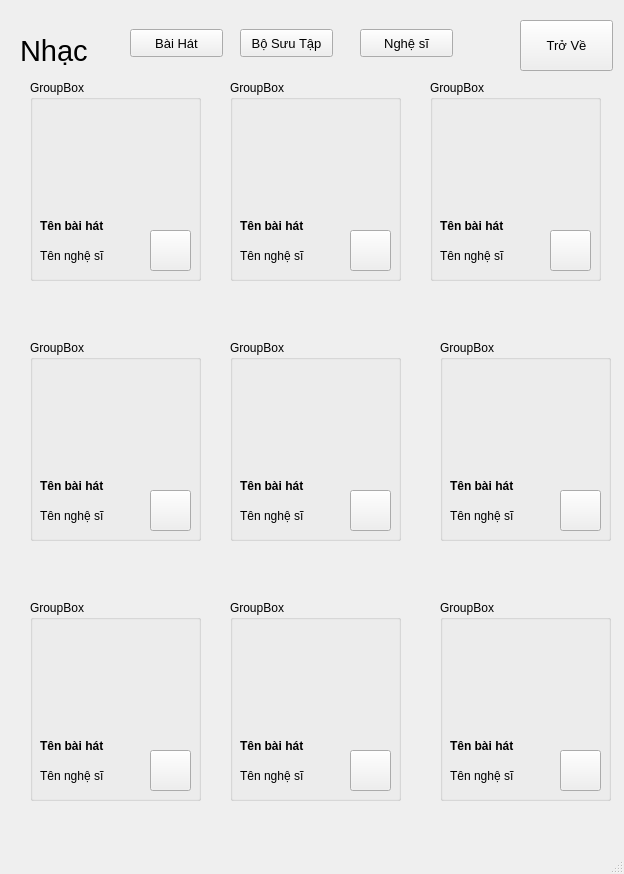
<?xml version="1.0" encoding="UTF-8"?>
<ui version="4.0">
 <class>MainWindow</class>
 <widget class="QMainWindow" name="MainWindow">
  <property name="geometry">
   <rect>
    <x>0</x>
    <y>0</y>
    <width>624</width>
    <height>874</height>
   </rect>
  </property>
  <property name="windowTitle">
   <string>MainWindow</string>
  </property>
  <widget class="QWidget" name="centralwidget">
   <widget class="QWidget" name="widget" native="true">
    <property name="geometry">
     <rect>
      <x>10</x>
      <y>70</y>
      <width>611</width>
      <height>791</height>
     </rect>
    </property>
    <widget class="QGroupBox" name="groupBox">
     <property name="geometry">
      <rect>
       <x>20</x>
       <y>10</y>
       <width>171</width>
       <height>201</height>
      </rect>
     </property>
     <property name="title">
      <string>GroupBox</string>
     </property>
     <widget class="QLabel" name="anh1">
      <property name="geometry">
       <rect>
        <x>4</x>
        <y>20</y>
        <width>161</width>
        <height>111</height>
       </rect>
      </property>
      <property name="text">
       <string/>
      </property>
      <property name="pixmap">
       <pixmap>image/tai_nghe.jpg</pixmap>
      </property>
      <property name="scaledContents">
       <bool>true</bool>
      </property>
     </widget>
     <widget class="QLabel" name="ten1">
      <property name="geometry">
       <rect>
        <x>10</x>
        <y>130</y>
        <width>151</width>
        <height>31</height>
       </rect>
      </property>
      <property name="font">
       <font>
        <weight>75</weight>
        <bold>true</bold>
       </font>
      </property>
      <property name="text">
       <string>Tên bài hát</string>
      </property>
     </widget>
     <widget class="QLabel" name="nghesi1">
      <property name="geometry">
       <rect>
        <x>10</x>
        <y>160</y>
        <width>151</width>
        <height>31</height>
       </rect>
      </property>
      <property name="text">
       <string>Tên nghệ sĩ</string>
      </property>
     </widget>
     <widget class="QPushButton" name="phat_1">
      <property name="geometry">
       <rect>
        <x>120</x>
        <y>150</y>
        <width>41</width>
        <height>41</height>
       </rect>
      </property>
      <property name="font">
       <font>
        <pointsize>24</pointsize>
       </font>
      </property>
      <property name="text">
       <string/>
      </property>
      <property name="icon">
       <iconset>
        <normaloff>image/play.png</normaloff>image/play.png</iconset>
      </property>
      <property name="iconSize">
       <size>
        <width>32</width>
        <height>32</height>
       </size>
      </property>
     </widget>
    </widget>
    <widget class="QGroupBox" name="groupBox_2">
     <property name="geometry">
      <rect>
       <x>220</x>
       <y>10</y>
       <width>171</width>
       <height>201</height>
      </rect>
     </property>
     <property name="title">
      <string>GroupBox</string>
     </property>
     <widget class="QLabel" name="anh2">
      <property name="geometry">
       <rect>
        <x>4</x>
        <y>20</y>
        <width>161</width>
        <height>111</height>
       </rect>
      </property>
      <property name="text">
       <string/>
      </property>
      <property name="pixmap">
       <pixmap>image/tai_nghe.jpg</pixmap>
      </property>
      <property name="scaledContents">
       <bool>true</bool>
      </property>
     </widget>
     <widget class="QLabel" name="ten2">
      <property name="geometry">
       <rect>
        <x>10</x>
        <y>130</y>
        <width>151</width>
        <height>31</height>
       </rect>
      </property>
      <property name="font">
       <font>
        <weight>75</weight>
        <bold>true</bold>
       </font>
      </property>
      <property name="text">
       <string>Tên bài hát</string>
      </property>
     </widget>
     <widget class="QLabel" name="nghesi2">
      <property name="geometry">
       <rect>
        <x>10</x>
        <y>160</y>
        <width>151</width>
        <height>31</height>
       </rect>
      </property>
      <property name="text">
       <string>Tên nghệ sĩ</string>
      </property>
     </widget>
     <widget class="QPushButton" name="phat_2">
      <property name="geometry">
       <rect>
        <x>120</x>
        <y>150</y>
        <width>41</width>
        <height>41</height>
       </rect>
      </property>
      <property name="font">
       <font>
        <pointsize>24</pointsize>
       </font>
      </property>
      <property name="text">
       <string/>
      </property>
      <property name="icon">
       <iconset>
        <normaloff>image/play.png</normaloff>image/play.png</iconset>
      </property>
      <property name="iconSize">
       <size>
        <width>32</width>
        <height>32</height>
       </size>
      </property>
     </widget>
    </widget>
    <widget class="QGroupBox" name="groupBox_3">
     <property name="geometry">
      <rect>
       <x>420</x>
       <y>10</y>
       <width>171</width>
       <height>201</height>
      </rect>
     </property>
     <property name="title">
      <string>GroupBox</string>
     </property>
     <widget class="QLabel" name="anh3">
      <property name="geometry">
       <rect>
        <x>4</x>
        <y>20</y>
        <width>161</width>
        <height>111</height>
       </rect>
      </property>
      <property name="text">
       <string/>
      </property>
      <property name="pixmap">
       <pixmap>image/tai_nghe.jpg</pixmap>
      </property>
      <property name="scaledContents">
       <bool>true</bool>
      </property>
     </widget>
     <widget class="QLabel" name="ten3">
      <property name="geometry">
       <rect>
        <x>10</x>
        <y>130</y>
        <width>151</width>
        <height>31</height>
       </rect>
      </property>
      <property name="font">
       <font>
        <weight>75</weight>
        <bold>true</bold>
       </font>
      </property>
      <property name="text">
       <string>Tên bài hát</string>
      </property>
     </widget>
     <widget class="QLabel" name="nghesi3">
      <property name="geometry">
       <rect>
        <x>10</x>
        <y>160</y>
        <width>151</width>
        <height>31</height>
       </rect>
      </property>
      <property name="text">
       <string>Tên nghệ sĩ</string>
      </property>
     </widget>
     <widget class="QPushButton" name="phat_3">
      <property name="geometry">
       <rect>
        <x>120</x>
        <y>150</y>
        <width>41</width>
        <height>41</height>
       </rect>
      </property>
      <property name="font">
       <font>
        <pointsize>24</pointsize>
       </font>
      </property>
      <property name="text">
       <string/>
      </property>
      <property name="icon">
       <iconset>
        <normaloff>image/play.png</normaloff>image/play.png</iconset>
      </property>
      <property name="iconSize">
       <size>
        <width>32</width>
        <height>32</height>
       </size>
      </property>
     </widget>
    </widget>
    <widget class="QGroupBox" name="groupBox_5">
     <property name="geometry">
      <rect>
       <x>20</x>
       <y>270</y>
       <width>171</width>
       <height>201</height>
      </rect>
     </property>
     <property name="title">
      <string>GroupBox</string>
     </property>
     <widget class="QLabel" name="anh5">
      <property name="geometry">
       <rect>
        <x>4</x>
        <y>20</y>
        <width>161</width>
        <height>111</height>
       </rect>
      </property>
      <property name="text">
       <string/>
      </property>
      <property name="pixmap">
       <pixmap>image/tai_nghe.jpg</pixmap>
      </property>
      <property name="scaledContents">
       <bool>true</bool>
      </property>
     </widget>
     <widget class="QLabel" name="ten5">
      <property name="geometry">
       <rect>
        <x>10</x>
        <y>130</y>
        <width>151</width>
        <height>31</height>
       </rect>
      </property>
      <property name="font">
       <font>
        <weight>75</weight>
        <bold>true</bold>
       </font>
      </property>
      <property name="text">
       <string>Tên bài hát</string>
      </property>
     </widget>
     <widget class="QLabel" name="nghesi5">
      <property name="geometry">
       <rect>
        <x>10</x>
        <y>160</y>
        <width>151</width>
        <height>31</height>
       </rect>
      </property>
      <property name="text">
       <string>Tên nghệ sĩ</string>
      </property>
     </widget>
     <widget class="QPushButton" name="phat_4">
      <property name="geometry">
       <rect>
        <x>120</x>
        <y>150</y>
        <width>41</width>
        <height>41</height>
       </rect>
      </property>
      <property name="font">
       <font>
        <pointsize>24</pointsize>
       </font>
      </property>
      <property name="text">
       <string/>
      </property>
      <property name="icon">
       <iconset>
        <normaloff>image/play.png</normaloff>image/play.png</iconset>
      </property>
      <property name="iconSize">
       <size>
        <width>32</width>
        <height>32</height>
       </size>
      </property>
     </widget>
    </widget>
    <widget class="QGroupBox" name="groupBox_6">
     <property name="geometry">
      <rect>
       <x>220</x>
       <y>270</y>
       <width>171</width>
       <height>201</height>
      </rect>
     </property>
     <property name="title">
      <string>GroupBox</string>
     </property>
     <widget class="QLabel" name="anh6">
      <property name="geometry">
       <rect>
        <x>4</x>
        <y>20</y>
        <width>161</width>
        <height>111</height>
       </rect>
      </property>
      <property name="text">
       <string/>
      </property>
      <property name="pixmap">
       <pixmap>image/tai_nghe.jpg</pixmap>
      </property>
      <property name="scaledContents">
       <bool>true</bool>
      </property>
     </widget>
     <widget class="QLabel" name="ten6">
      <property name="geometry">
       <rect>
        <x>10</x>
        <y>130</y>
        <width>151</width>
        <height>31</height>
       </rect>
      </property>
      <property name="font">
       <font>
        <weight>75</weight>
        <bold>true</bold>
       </font>
      </property>
      <property name="text">
       <string>Tên bài hát</string>
      </property>
     </widget>
     <widget class="QLabel" name="nghesi6">
      <property name="geometry">
       <rect>
        <x>10</x>
        <y>160</y>
        <width>151</width>
        <height>31</height>
       </rect>
      </property>
      <property name="text">
       <string>Tên nghệ sĩ</string>
      </property>
     </widget>
     <widget class="QPushButton" name="phat_5">
      <property name="geometry">
       <rect>
        <x>120</x>
        <y>150</y>
        <width>41</width>
        <height>41</height>
       </rect>
      </property>
      <property name="font">
       <font>
        <pointsize>24</pointsize>
       </font>
      </property>
      <property name="text">
       <string/>
      </property>
      <property name="icon">
       <iconset>
        <normaloff>image/play.png</normaloff>image/play.png</iconset>
      </property>
      <property name="iconSize">
       <size>
        <width>32</width>
        <height>32</height>
       </size>
      </property>
     </widget>
    </widget>
    <widget class="QGroupBox" name="groupBox_7">
     <property name="geometry">
      <rect>
       <x>430</x>
       <y>270</y>
       <width>171</width>
       <height>201</height>
      </rect>
     </property>
     <property name="title">
      <string>GroupBox</string>
     </property>
     <widget class="QLabel" name="anh7">
      <property name="geometry">
       <rect>
        <x>4</x>
        <y>20</y>
        <width>161</width>
        <height>111</height>
       </rect>
      </property>
      <property name="text">
       <string/>
      </property>
      <property name="pixmap">
       <pixmap>image/tai_nghe.jpg</pixmap>
      </property>
      <property name="scaledContents">
       <bool>true</bool>
      </property>
     </widget>
     <widget class="QLabel" name="ten7">
      <property name="geometry">
       <rect>
        <x>10</x>
        <y>130</y>
        <width>151</width>
        <height>31</height>
       </rect>
      </property>
      <property name="font">
       <font>
        <weight>75</weight>
        <bold>true</bold>
       </font>
      </property>
      <property name="text">
       <string>Tên bài hát</string>
      </property>
     </widget>
     <widget class="QLabel" name="nghesi7">
      <property name="geometry">
       <rect>
        <x>10</x>
        <y>160</y>
        <width>151</width>
        <height>31</height>
       </rect>
      </property>
      <property name="text">
       <string>Tên nghệ sĩ</string>
      </property>
     </widget>
     <widget class="QPushButton" name="phat_6">
      <property name="geometry">
       <rect>
        <x>120</x>
        <y>150</y>
        <width>41</width>
        <height>41</height>
       </rect>
      </property>
      <property name="font">
       <font>
        <pointsize>24</pointsize>
       </font>
      </property>
      <property name="text">
       <string/>
      </property>
      <property name="icon">
       <iconset>
        <normaloff>image/play.png</normaloff>image/play.png</iconset>
      </property>
      <property name="iconSize">
       <size>
        <width>32</width>
        <height>32</height>
       </size>
      </property>
     </widget>
    </widget>
    <widget class="QGroupBox" name="groupBox_8">
     <property name="geometry">
      <rect>
       <x>220</x>
       <y>530</y>
       <width>171</width>
       <height>201</height>
      </rect>
     </property>
     <property name="title">
      <string>GroupBox</string>
     </property>
     <widget class="QLabel" name="anh8">
      <property name="geometry">
       <rect>
        <x>4</x>
        <y>20</y>
        <width>161</width>
        <height>111</height>
       </rect>
      </property>
      <property name="text">
       <string/>
      </property>
      <property name="pixmap">
       <pixmap>image/tai_nghe.jpg</pixmap>
      </property>
      <property name="scaledContents">
       <bool>true</bool>
      </property>
     </widget>
     <widget class="QLabel" name="ten8">
      <property name="geometry">
       <rect>
        <x>10</x>
        <y>130</y>
        <width>151</width>
        <height>31</height>
       </rect>
      </property>
      <property name="font">
       <font>
        <weight>75</weight>
        <bold>true</bold>
       </font>
      </property>
      <property name="text">
       <string>Tên bài hát</string>
      </property>
     </widget>
     <widget class="QLabel" name="nghesi8">
      <property name="geometry">
       <rect>
        <x>10</x>
        <y>160</y>
        <width>151</width>
        <height>31</height>
       </rect>
      </property>
      <property name="text">
       <string>Tên nghệ sĩ</string>
      </property>
     </widget>
     <widget class="QPushButton" name="phat_8">
      <property name="geometry">
       <rect>
        <x>120</x>
        <y>150</y>
        <width>41</width>
        <height>41</height>
       </rect>
      </property>
      <property name="font">
       <font>
        <pointsize>24</pointsize>
       </font>
      </property>
      <property name="text">
       <string/>
      </property>
      <property name="icon">
       <iconset>
        <normaloff>image/play.png</normaloff>image/play.png</iconset>
      </property>
      <property name="iconSize">
       <size>
        <width>32</width>
        <height>32</height>
       </size>
      </property>
     </widget>
    </widget>
    <widget class="QGroupBox" name="groupBox_4">
     <property name="geometry">
      <rect>
       <x>20</x>
       <y>530</y>
       <width>171</width>
       <height>201</height>
      </rect>
     </property>
     <property name="title">
      <string>GroupBox</string>
     </property>
     <widget class="QLabel" name="anh4">
      <property name="geometry">
       <rect>
        <x>4</x>
        <y>20</y>
        <width>161</width>
        <height>111</height>
       </rect>
      </property>
      <property name="text">
       <string/>
      </property>
      <property name="pixmap">
       <pixmap>image/tai_nghe.jpg</pixmap>
      </property>
      <property name="scaledContents">
       <bool>true</bool>
      </property>
     </widget>
     <widget class="QLabel" name="ten4">
      <property name="geometry">
       <rect>
        <x>10</x>
        <y>130</y>
        <width>151</width>
        <height>31</height>
       </rect>
      </property>
      <property name="font">
       <font>
        <weight>75</weight>
        <bold>true</bold>
       </font>
      </property>
      <property name="text">
       <string>Tên bài hát</string>
      </property>
     </widget>
     <widget class="QLabel" name="nghesi4">
      <property name="geometry">
       <rect>
        <x>10</x>
        <y>160</y>
        <width>151</width>
        <height>31</height>
       </rect>
      </property>
      <property name="text">
       <string>Tên nghệ sĩ</string>
      </property>
     </widget>
     <widget class="QPushButton" name="phat_7">
      <property name="geometry">
       <rect>
        <x>120</x>
        <y>150</y>
        <width>41</width>
        <height>41</height>
       </rect>
      </property>
      <property name="font">
       <font>
        <pointsize>24</pointsize>
       </font>
      </property>
      <property name="text">
       <string/>
      </property>
      <property name="icon">
       <iconset>
        <normaloff>image/play.png</normaloff>image/play.png</iconset>
      </property>
      <property name="iconSize">
       <size>
        <width>32</width>
        <height>32</height>
       </size>
      </property>
     </widget>
    </widget>
    <widget class="QGroupBox" name="groupBox_17">
     <property name="geometry">
      <rect>
       <x>430</x>
       <y>530</y>
       <width>171</width>
       <height>201</height>
      </rect>
     </property>
     <property name="title">
      <string>GroupBox</string>
     </property>
     <widget class="QLabel" name="anh9">
      <property name="geometry">
       <rect>
        <x>4</x>
        <y>20</y>
        <width>161</width>
        <height>111</height>
       </rect>
      </property>
      <property name="text">
       <string/>
      </property>
      <property name="pixmap">
       <pixmap>image/tai_nghe.jpg</pixmap>
      </property>
      <property name="scaledContents">
       <bool>true</bool>
      </property>
     </widget>
     <widget class="QLabel" name="ten9">
      <property name="geometry">
       <rect>
        <x>10</x>
        <y>130</y>
        <width>151</width>
        <height>31</height>
       </rect>
      </property>
      <property name="font">
       <font>
        <weight>75</weight>
        <bold>true</bold>
       </font>
      </property>
      <property name="text">
       <string>Tên bài hát</string>
      </property>
     </widget>
     <widget class="QLabel" name="nghesi9">
      <property name="geometry">
       <rect>
        <x>10</x>
        <y>160</y>
        <width>151</width>
        <height>31</height>
       </rect>
      </property>
      <property name="text">
       <string>Tên nghệ sĩ</string>
      </property>
     </widget>
     <widget class="QPushButton" name="phat_9">
      <property name="geometry">
       <rect>
        <x>120</x>
        <y>150</y>
        <width>41</width>
        <height>41</height>
       </rect>
      </property>
      <property name="font">
       <font>
        <pointsize>24</pointsize>
       </font>
      </property>
      <property name="text">
       <string/>
      </property>
      <property name="icon">
       <iconset>
        <normaloff>image/play.png</normaloff>image/play.png</iconset>
      </property>
      <property name="iconSize">
       <size>
        <width>32</width>
        <height>32</height>
       </size>
      </property>
     </widget>
    </widget>
   </widget>
   <widget class="QLabel" name="label">
    <property name="geometry">
     <rect>
      <x>20</x>
      <y>30</y>
      <width>91</width>
      <height>41</height>
     </rect>
    </property>
    <property name="font">
     <font>
      <pointsize>22</pointsize>
     </font>
    </property>
    <property name="text">
     <string>Nhạc</string>
    </property>
   </widget>
   <widget class="QWidget" name="widget_2" native="true">
    <property name="geometry">
     <rect>
      <x>120</x>
      <y>29</y>
      <width>361</width>
      <height>31</height>
     </rect>
    </property>
    <widget class="QPushButton" name="bai_hat">
     <property name="geometry">
      <rect>
       <x>10</x>
       <y>0</y>
       <width>93</width>
       <height>28</height>
      </rect>
     </property>
     <property name="font">
      <font>
       <pointsize>10</pointsize>
      </font>
     </property>
     <property name="text">
      <string>Bài Hát</string>
     </property>
    </widget>
    <widget class="QPushButton" name="bo_suu_tap">
     <property name="geometry">
      <rect>
       <x>120</x>
       <y>0</y>
       <width>93</width>
       <height>28</height>
      </rect>
     </property>
     <property name="font">
      <font>
       <pointsize>10</pointsize>
      </font>
     </property>
     <property name="text">
      <string>Bộ Sưu Tập</string>
     </property>
    </widget>
    <widget class="QPushButton" name="nghe_si">
     <property name="geometry">
      <rect>
       <x>240</x>
       <y>0</y>
       <width>93</width>
       <height>28</height>
      </rect>
     </property>
     <property name="font">
      <font>
       <pointsize>10</pointsize>
      </font>
     </property>
     <property name="text">
      <string>Nghệ sĩ</string>
     </property>
    </widget>
   </widget>
   <widget class="QPushButton" name="tro_ve">
    <property name="geometry">
     <rect>
      <x>520</x>
      <y>20</y>
      <width>93</width>
      <height>51</height>
     </rect>
    </property>
    <property name="font">
     <font>
      <pointsize>10</pointsize>
     </font>
    </property>
    <property name="text">
     <string>Trở Về</string>
    </property>
   </widget>
  </widget>
  <widget class="QMenuBar" name="menubar">
   <property name="geometry">
    <rect>
     <x>0</x>
     <y>0</y>
     <width>624</width>
     <height>26</height>
    </rect>
   </property>
  </widget>
  <widget class="QStatusBar" name="statusbar"/>
 </widget>
 <resources/>
 <connections/>
</ui>
